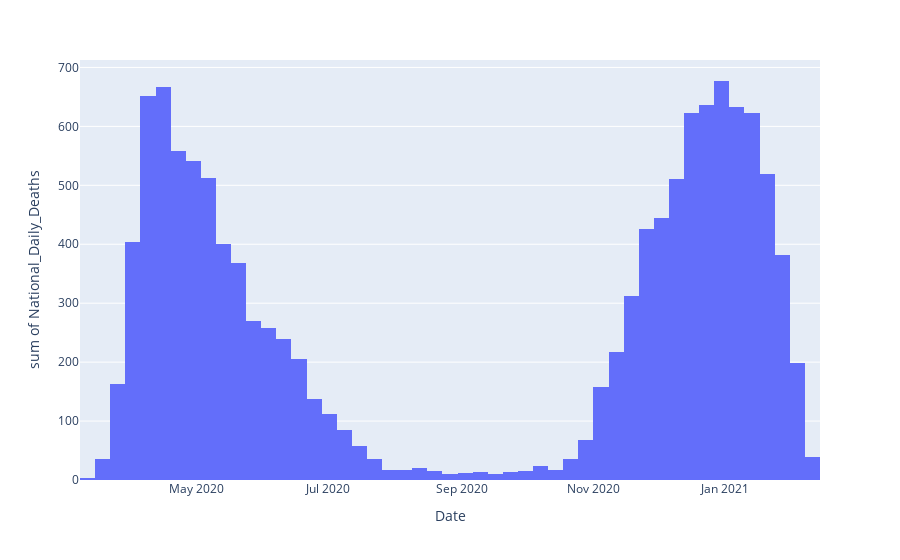

Here is the notebook cell this chart was saved with:
### Code cell
fig = px.histogram(df["Daily"], y="National_Daily_Deaths", x="Date", nbins=75)
fig.show()

### Figure 1 — Plotly figure (JSON) as saved in the notebook; plotly's stock layout.template omitted (floating-point values rounded to 4 significant figures; data arrays with more than 128 entries replaced by an {"elided": "..."} marker saying what was removed)
{"data": [{"alignmentgroup": "True", "bingroup": "x", "histfunc": "sum", "hovertemplate": "Date=%{x}<br>sum of National_Daily_Deaths=%{y}<extra></extra>", "legendgroup": "", "marker": {"color": "#636efa"}, "name": "", "nbinsx": 75, "offsetgroup": "", "orientation": "v", "showlegend": false, "type": "histogram", "x": {"elided": "338 str values"}, "xaxis": "x", "y": {"elided": "338 int values"}, "yaxis": "y"}], "layout": {"barmode": "relative", "legend": {"tracegroupgap": 0}, "margin": {"t": 60}, "xaxis": {"anchor": "y", "domain": [0, 1], "title": {"text": "Date"}}, "yaxis": {"anchor": "x", "domain": [0, 1], "title": {"text": "sum of National_Daily_Deaths"}}}}
